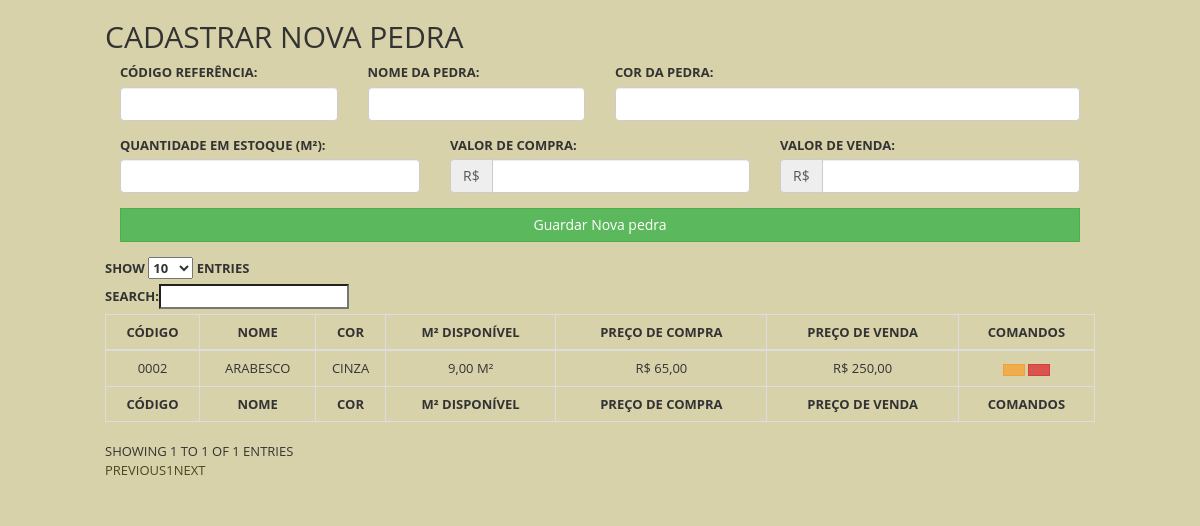
Screenshot of /admin.php?page=add_pedras (signed in) with the database file from the repository.
### tables this page shows
CREATE TABLE `pedras` (
  `ID` int(11) NOT NULL,
  `ReferenciaN` varchar(11) NOT NULL,
  `Nome` varchar(250) NOT NULL,
  `Cor` varchar(200) NOT NULL,
  `Quantidade` varchar(50) NOT NULL,
  `valor` varchar(50) NOT NULL,
  `valorM` varchar(50) NOT NULL,
  `id_empresa` int(11) NOT NULL
);

### inc/mysqls.php (called while the page is built, shortened)
<?php
$sqlPedra = "SELECT * FROM pedras  WHERE id_empresa='".$_SESSION['empresa_id']."'";
$sqlUsuario = "SELECT * FROM usuarios WHERE usuario='".$_SESSION['user_marmo']."' AND id_empresa='".$_SESSION['empresa_id']."'";
$openUsuario = mysqli_query($con, $sqlUsuario);
if ($userM = mysqli_fetch_assoc($openUsuario)) {
    $usuarioNivel = $userM['nivel'];
}
?>

### pages/pedras/add_pedra.php (the view, shortened to what this page needs)
<?php
if($usuarioNivel == 1){
?>
<div class="row content">
    <div class="row">
        <div class="col-sm-12">
            <h2>Cadastrar nova Pedra</h2>
            <div id="Allform">
                <form method="post" action="data/addPedra.php">
                    <div class="form-group col-sm-3">
                    <label for="nome">Código referência:</label>
                        <input type="text" name="cod" class="form-control" id="cod" maxlength="4" pattern="\d{4}" title="Apenas 4 números" autocomplete="off">
                    </div>
                    <div class="form-group col-sm-3">
                    <label for="nome">Nome da Pedra:</label>
                        <input type="text" name="nome" class="form-control" id="nome" autocomplete="off">
                    </div>
                    <div class="form-group col-sm-6">
                    <label for="nome">Cor da pedra:</label>
                        <input type="text" name="cor" class="form-control" id="cor" autocomplete="off">
                    </div>
                    <div class="form-group col-sm-4">
                    <label for="nome">Quantidade em estoque (M²):</label>
                        <input type="text" name="quant" class="form-control" id="quant" autocomplete="off">
                    </div>
                    <div class="form-group col-sm-4">
                    <label for="nome">Valor de compra:</label>
                        <div class="input-group">
                            <span class="input-group-addon">R$</span>
                            <input type="text" name="valor" class="form-control" id="valor" autocomplete="off">
                        </div>
                    </div>
                    <div class="form-group col-sm-4">
                    <label for="nome">Valor de venda:</label>
                        <div class="input-group">
                            <span class="input-group-addon">R$</span>
                            <input type="text" name="ganho" class="form-control" id="valor" autocomplete="off">
                        </div>
                    </div>
                    <div class="form-group col-sm-12">
                        <button type="submit" class="btn btn-success col-sm-12">Guardar Nova pedra</button>
                    </div>
                </form>
            </div>
            <table id="tableuser" class="table table-bordered" style="width:100%">
                <thead>
                    <tr>
                        <th class="text-center">Código</th>
                        <th class="text-center">Nome</th>
                        <th class="text-center">Cor</th>
                        <th class="text-center">M² disponível</th>
                        <th class="text-center">Preço de compra</th>
                        <th class="text-center">Preço de venda</th>
                        <th class="text-center">Comandos</th>
                    </tr>
                </thead>
                <tbody>
                    <?php
                    $result = mysqli_query($con, $sqlPedra);
                    while ($row = mysqli_fetch_array($result)) {
                    ?>
                        <tr><td class="text-center"><?php echo str_pad($row['ReferenciaN'], 4, '0', STR_PAD_LEFT); ?> </td>
                            <td class="text-center"><?php echo $row['Nome']; ?> </td>
                            <td class="text-center"><?php echo $row['Cor']; ?> </td>
                            <td class="text-center"><?php echo number_format($row['Quantidade'], 2, ',', '.') . ' M²'; ?> </td>
                            <td class="text-center"><?php echo 'R$ ' . number_format($row['valor'], 2, ',', '.'); ?> </td>
                            <td class="text-center"><?php echo 'R$ ' . number_format($row['valorM'], 2, ',', '.'); ?> </td>
                            <td class="text-center">
                                <a class="btn btn-sm btn-warning" href="admin.php?page=editapedra&id=<?php echo $row['ID']; ?>"><i class="fa fa-pencil" aria-hidden="true"></i></a>
                                <a class="btn btn-sm btn-danger" href="data/apagarpedras.php?id=<?php echo $row['ID']; ?>"><i class="fa fa-minus" aria-hidden="true"></i></a>
                            </td>
                        </tr>
                    <?php } ?>
                </tbody>
                <tfoot>
                    <tr>
                        <th class="text-center">Código</th>
                        <th class="text-center">Nome</th>
                        <th class="text-center">Cor</th>
                        <th class="text-center">M² disponível</th>
                        <th class="text-center">Preço de compra</th>
                        <th class="text-center">Preço de venda</th>
                        <th class="text-center">Comandos</th>
                    </tr>
                </tfoot>
            </table>
        </div>
    </div>
    <?php
    }else{
        echo "<div class='col-sm-12 text-center alert alert-danger'><h1>Você não tem permissão para acessar essa página.</h1></div>";
    }
    ?>

### css/main.css (style rules this page uses)
body { font-family: 'Open Sans', sans-serif; font-size: 13px; line-height: 1.42857143; color: #333; background-color: #d8d2aa; text-transform: uppercase; width: 80%; margin: 0 auto; }
a { color: #4a461a; text-decoration: none; }
h1, h2, h3, h4, h5, h6 { font-family: inherit; font-weight: 500; line-height: 1.1; color: inherit; }
.btn { border-radius: 0px; }
table { border: black solid 2px; }
table thead { border-color: black solid 1px; }
table tbody { border-color: black; }
table tbody tr { border-color: black; }

### css/print.css (style rules this page uses)
* { color: #000 !important; text-shadow: none !important; background: transparent !important; box-shadow: none !important; }

### rows the page displays
pedras: ReferenciaN "0002", Nome "ARABESCO", Cor "CINZA", Quantidade "9,00", valor "65,00", valorM "250,00"
